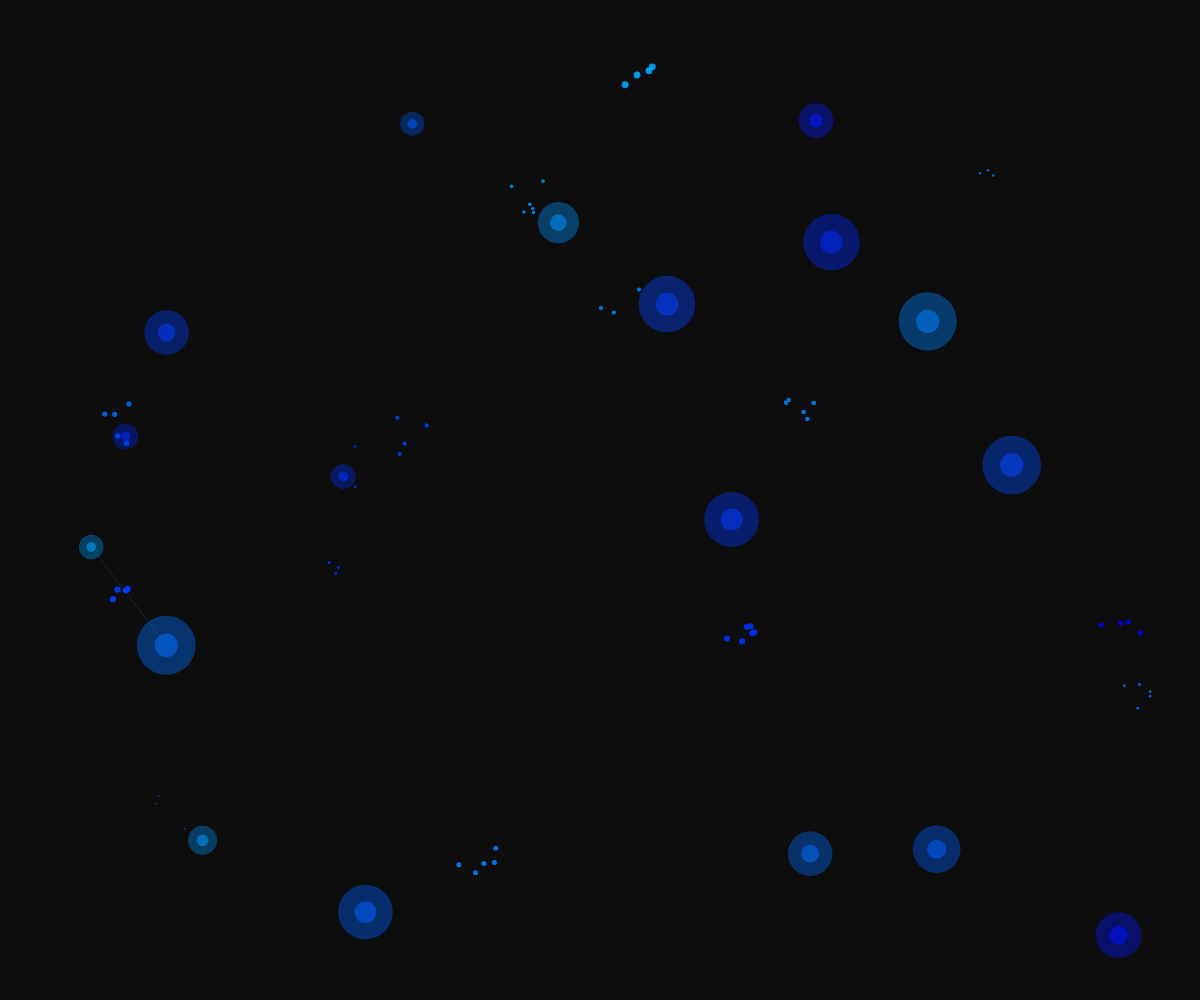
Frame 1 (no input)
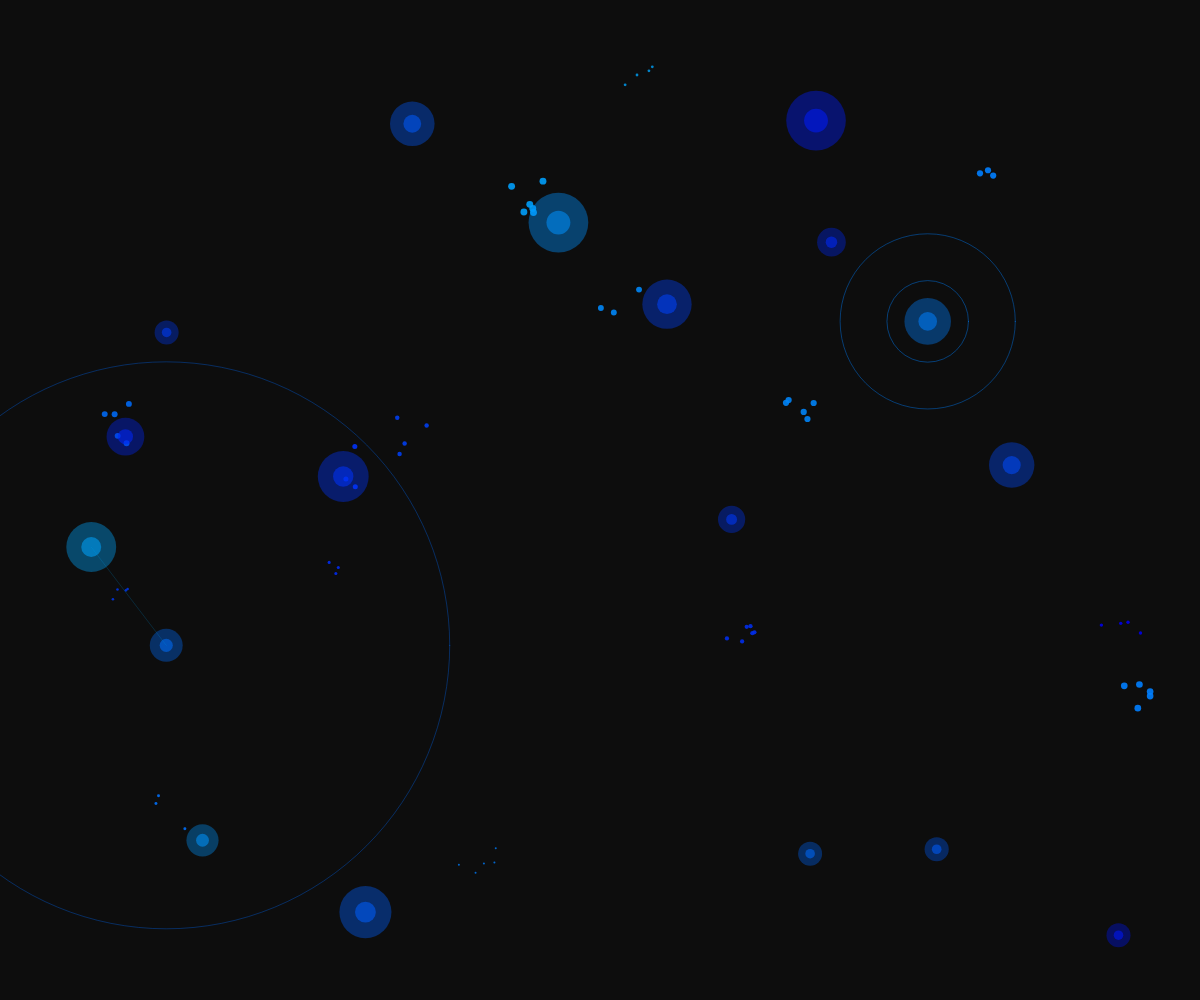
Frame 60 (no input)
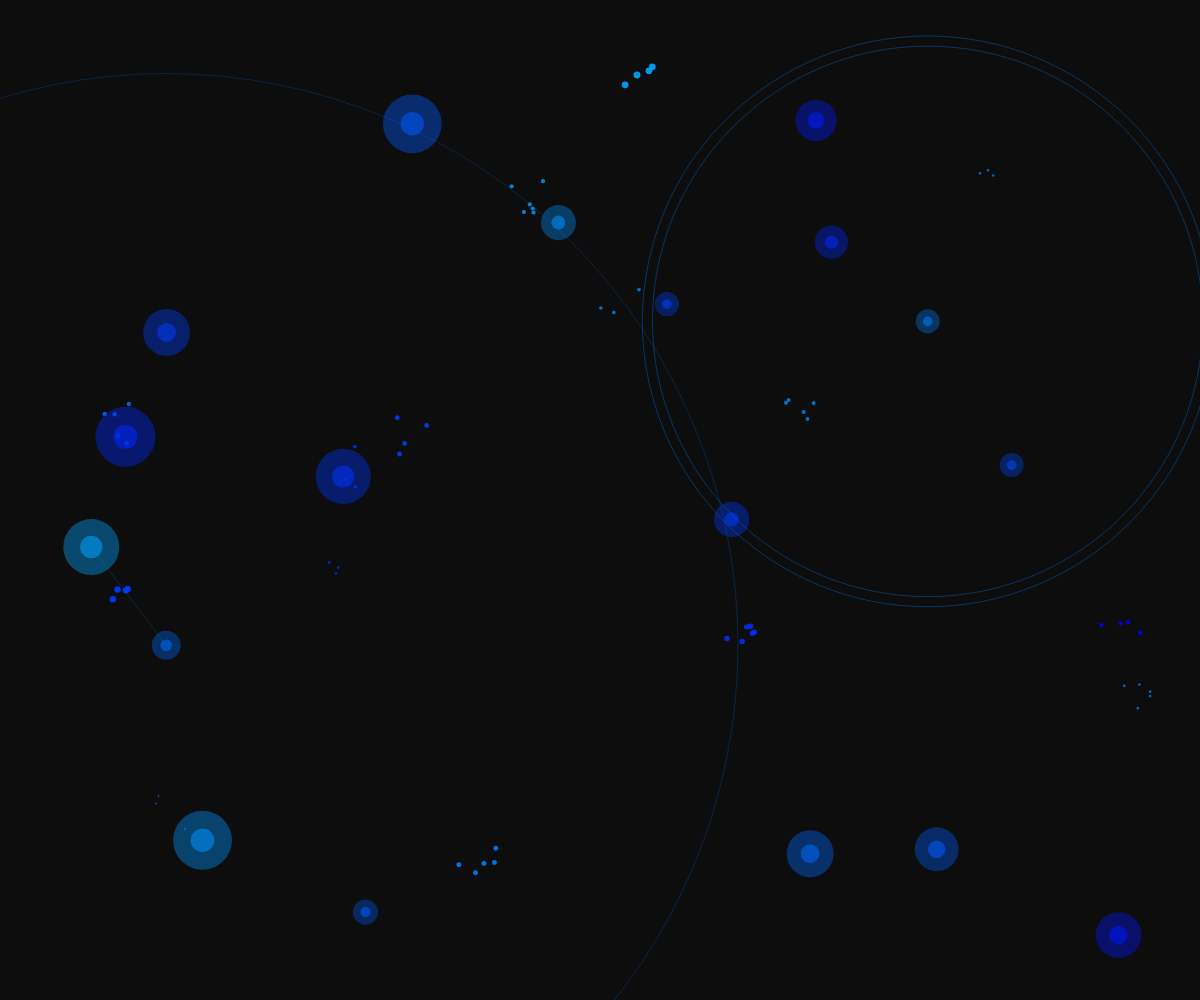
Frame 120 (the mouse pressed at the canvas centre since frame 60)

The p5.js sketch that drew these frames (run headless with seeded random() and noise() and a simulated clock; from frame 60 on, the mouse is pressed at the canvas centre):

// p5.js sketch
// ── sketch.js
let hexGrid = [];
let modules = [];
let waves = [];
let gridSize = 60;
let grid = [];

function setup() {
  createCanvas(windowWidth, windowHeight);
  colorMode(HSB, 360, 100, 100, 1);
  
  // Initialize spatial hash grid
  let cols = ceil(width / gridSize);
  let rows = ceil(height / gridSize);
  for (let i = 0; i < cols; i++) {
    grid[i] = [];
    for (let j = 0; j < rows; j++) {
      grid[i][j] = [];
    }
  }
  
  // Create hexagonal modules
  let moduleCount = 20;
  for (let i = 0; i < moduleCount; i++) {
    let x = random(gridSize, width - gridSize);
    let y = random(gridSize, height - gridSize);
    
    // Ensure modules don't overlap
    let valid = true;
    for (let mod of modules) {
      if (dist(x, y, mod.x, mod.y) < gridSize * 1.5) {
        valid = false;
        break;
      }
    }
    
    if (valid) {
      modules.push({
        x: x,
        y: y,
        hue: random(200, 240),
        pulsePhase: random(TWO_PI),
        connections: []
      });
    }
  }
  
  // Connect adjacent modules
  for (let i = 0; i < modules.length; i++) {
    for (let j = i + 1; j < modules.length; j++) {
      let d = dist(modules[i].x, modules[i].y, modules[j].x, modules[j].y);
      if (d < gridSize * 2.5) {
        modules[i].connections.push(j);
        modules[j].connections.push(i);
      }
    }
  }
  
  // Add some pixel clusters
  for (let i = 0; i < 15; i++) {
    let x = random(gridSize, width - gridSize);
    let y = random(gridSize, height - gridSize);
    let size = random(3, 8);
    let hue = random(200, 240);
    
    hexGrid.push({
      x: x,
      y: y,
      size: size,
      hue: hue,
      pulsePhase: random(TWO_PI),
      cluster: []
    });
  }
  
  // Create pixel clusters
  for (let gridCell of hexGrid) {
    let clusterSize = floor(random(3, 7));
    for (let i = 0; i < clusterSize; i++) {
      let angle = random(TWO_PI);
      let distance = random(10, 25);
      let px = gridCell.x + cos(angle) * distance;
      let py = gridCell.y + sin(angle) * distance;
      gridCell.cluster.push({
        x: px,
        y: py
      });
    }
  }
}

function draw() {
  background(0, 0, 5, 1);
  
  // Clear grid
  let cols = ceil(width / gridSize);
  let rows = ceil(height / gridSize);
  for (let i = 0; i < cols; i++) {
    for (let j = 0; j < rows; j++) {
      grid[i][j] = [];
    }
  }
  
  // Update and draw pixel clusters
  for (let cell of hexGrid) {
    cell.pulsePhase += 0.05;
    
    let pulse = sin(cell.pulsePhase) * 0.3 + 0.7;
    let bright = 80 + pulse * 20;
    
    // Draw cluster
    noStroke();
    fill(cell.hue, 100, bright, 0.9);
    for (let p of cell.cluster) {
      ellipse(p.x, p.y, cell.size * pulse);
    }
    
    // Spatial hash
    let col = floor(cell.x / gridSize);
    let row = floor(cell.y / gridSize);
    if (col >= 0 && col < cols && row >= 0 && row < rows) {
      grid[col][row].push(cell);
    }
  }
  
  // Draw hexagonal modules
  for (let mod of modules) {
    mod.pulsePhase += 0.03;
    
    let pulse = sin(mod.pulsePhase) * 0.3 + 0.7;
    let bright = 80 + pulse * 20;
    
    // Draw module body
    noStroke();
    fill(mod.hue, 100, bright, 0.4);
    ellipse(mod.x, mod.y, gridSize * pulse);
    
    // Draw inner glow
    fill(mod.hue, 100, 95, 0.6);
    ellipse(mod.x, mod.y, gridSize * 0.4 * pulse);
    
    // Spatial hash
    let col = floor(mod.x / gridSize);
    let row = floor(mod.y / gridSize);
    if (col >= 0 && col < cols && row >= 0 && row < rows) {
      grid[col][row].push(mod);
    }
  }
  
  // Draw connections between modules
  stroke(200, 100, 90, 0.1);
  strokeWeight(1);
  for (let mod of modules) {
    let col = floor(mod.x / gridSize);
    let row = floor(mod.y / gridSize);
    
    for (let dx = -1; dx <= 1; dx++) {
      for (let dy = -1; dy <= 1; dy++) {
        let nc = col + dx;
        let nr = row + dy;
        
        if (nc >= 0 && nc < cols && nr >= 0 && nr < rows) {
          for (let other of grid[nc][nr]) {
            if (other !== mod && other.connections !== undefined) { // Only connect modules
              let d = dist(mod.x, mod.y, other.x, other.y);
              if (d < gridSize * 2.5) {
                line(mod.x, mod.y, other.x, other.y);
              }
            }
          }
        }
      }
    }
  }
  
  // Draw energy waves
  for (let i = waves.length - 1; i >= 0; i--) {
    let wave = waves[i];
    wave.radius += wave.speed;
    
    if (wave.radius > width) {
      waves.splice(i, 1);
      continue;
    }
    
    let alpha = map(wave.radius, 0, width, 0.5, 0);
    stroke(wave.hue, 100, 90, alpha);
    noFill();
    ellipse(wave.x, wave.y, wave.radius * 2);
  }
  
  // Occasionally emit new waves from modules
  if (random() < 0.03) {
    let source = random(modules);
    waves.push({
      x: source.x,
      y: source.y,
      radius: 0,
      speed: random(2, 5),
      hue: source.hue
    });
  }
}

function windowResized() {
  resizeCanvas(windowWidth, windowHeight);
}
